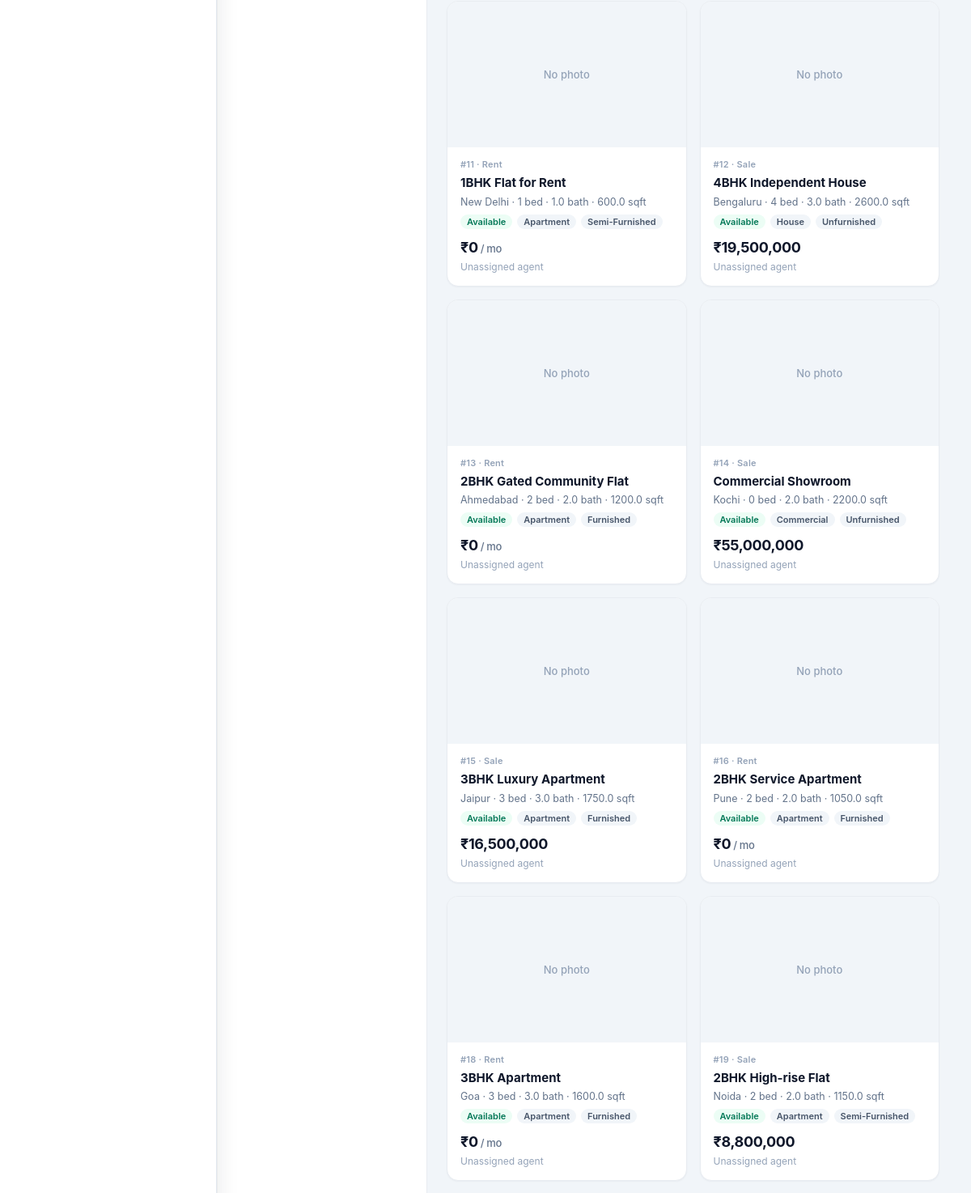
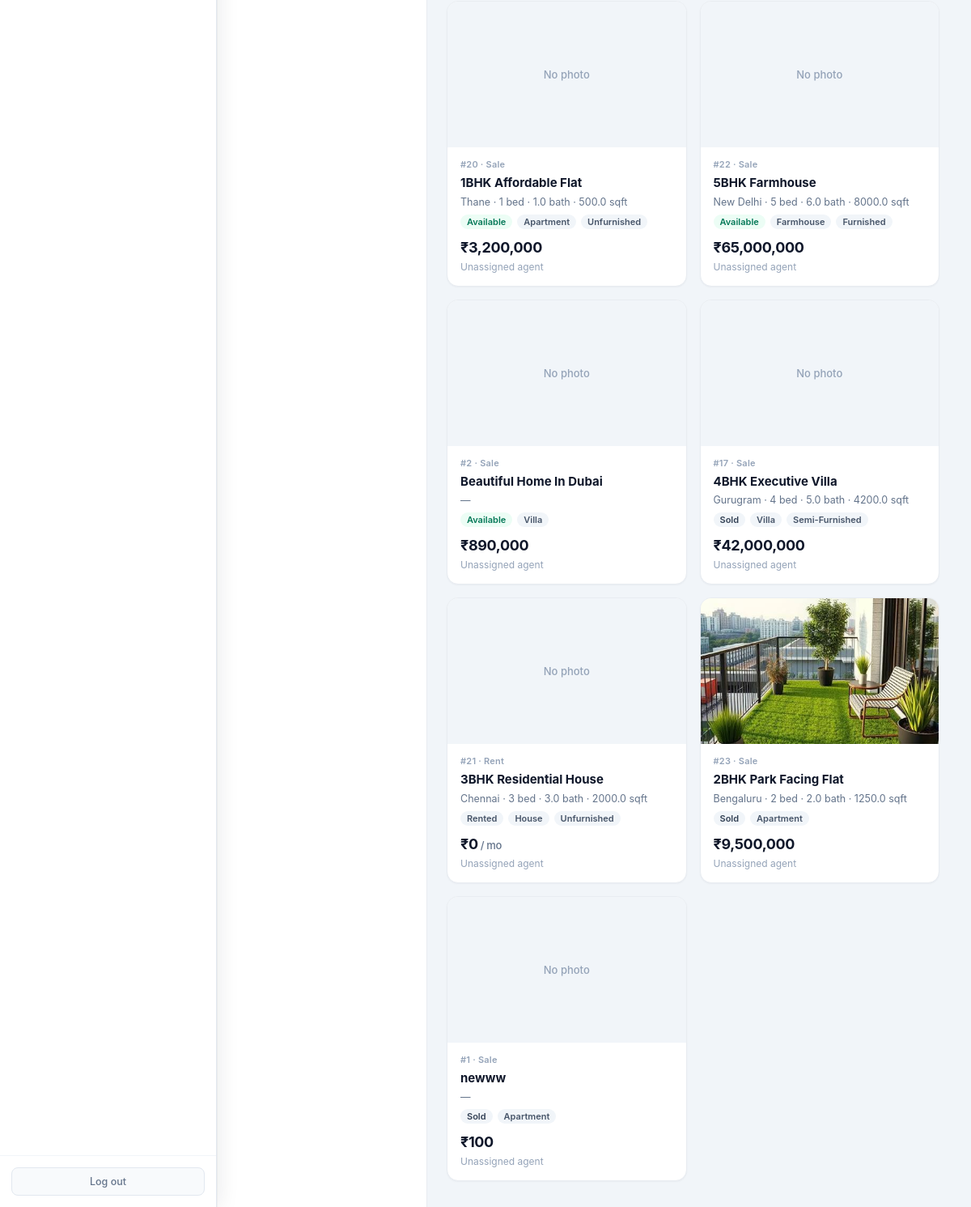
Page /admin/properties/display (signed in, lower part) on the earlier database version (2 pictures, top to bottom).
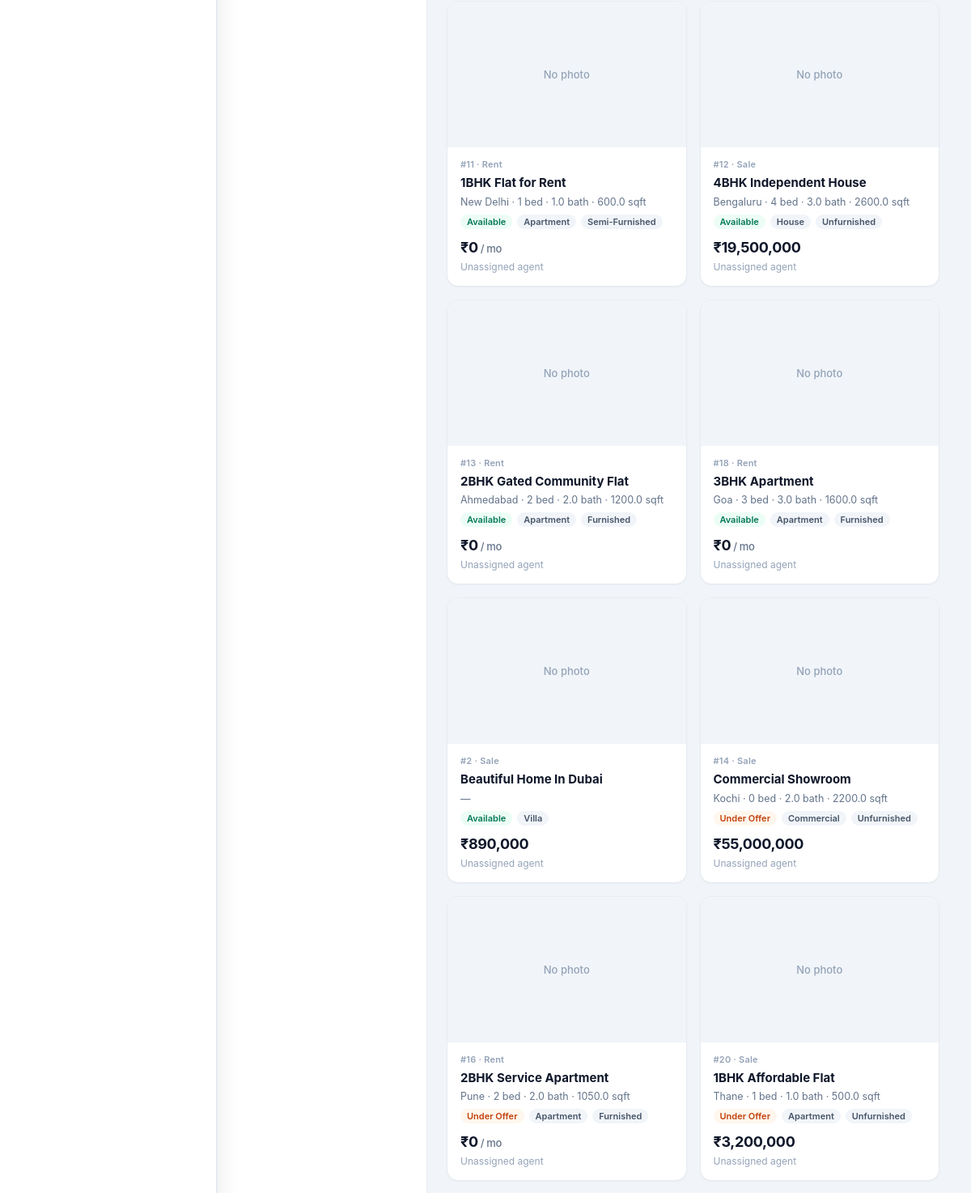
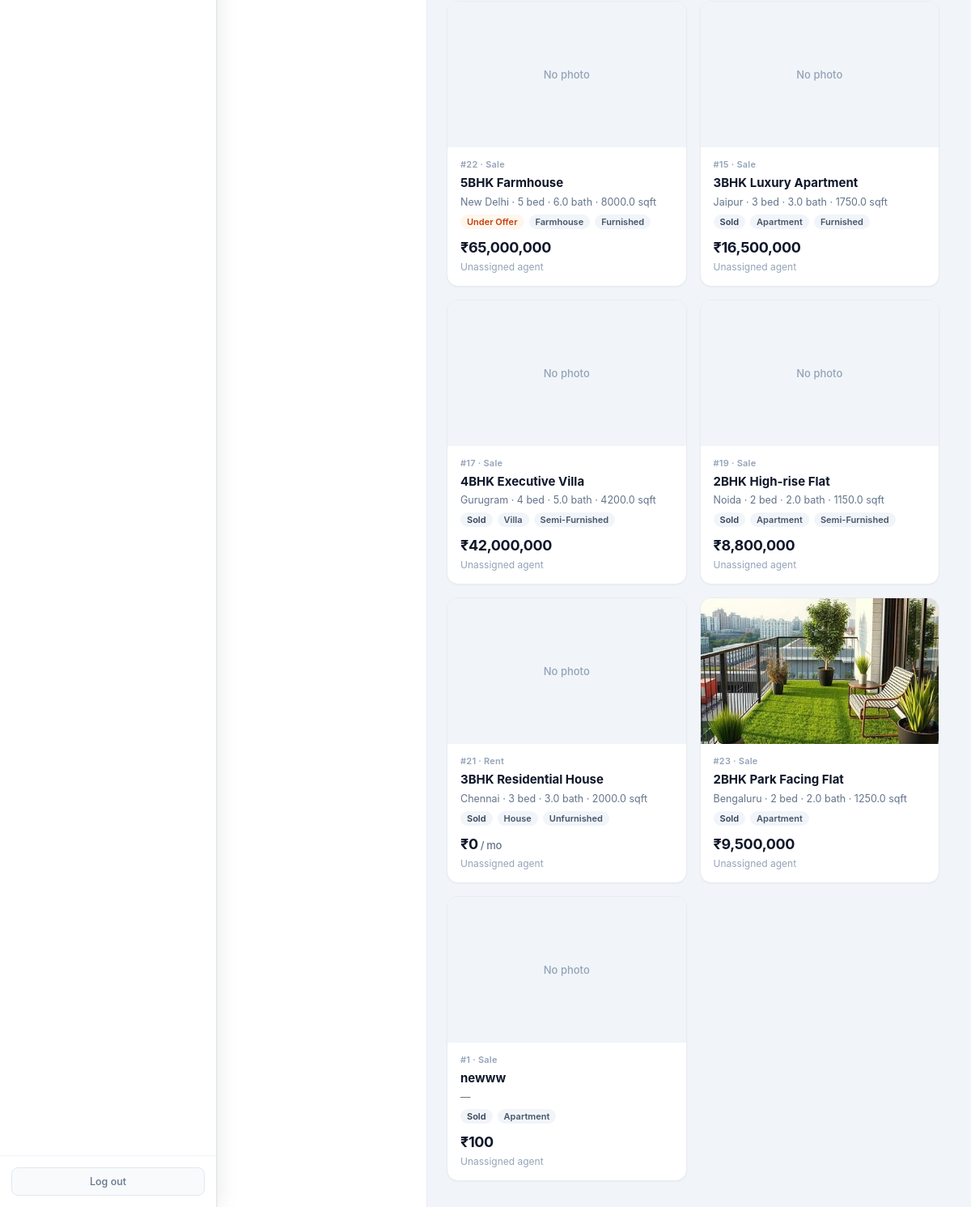
Same page on the later database version (2 pictures, top to bottom).
### tables this page shows
CREATE TABLE properties (
            id INTEGER PRIMARY KEY AUTOINCREMENT,
            title TEXT NOT NULL,
            description TEXT,
            price REAL NOT NULL,
            property_type TEXT NOT NULL,
            status TEXT DEFAULT 'available',
            address TEXT,
            city TEXT,
            state TEXT,
            zip_code TEXT,
            bedrooms INTEGER,
            bathrooms REAL,
            area_sqft REAL,
            agent_id INTEGER,
            created_at TIMESTAMP DEFAULT CURRENT_TIMESTAMP, category TEXT DEFAULT "sale", listing_type TEXT DEFAULT "sale", floor TEXT, carpet_area REAL, furnishing TEXT, parking TEXT, amenities TEXT, seller_name TEXT, seller_phone TEXT, monthly_rent REAL, security_deposit REAL, maintenance REAL, per_sqft REAL, latitude TEXT, longitude TEXT, photos TEXT, year_built TEXT, facing TEXT, videos TEXT,
            FOREIGN KEY (agent_id) REFERENCES users (id)
        );

CREATE TABLE settings (
            key TEXT PRIMARY KEY,
            value TEXT
        );

### routes/admin/properties.py (the view)
@admin.route('/admin/properties/display')
@login_required
@role_required('admin')
def admin_display_properties():
    db = get_db()
    migrate_db()
    q = request.args.get('q', '').strip()
    listing_type = request.args.get('listing_type', '').strip()
    prop_type = request.args.get('property_type', '').strip()
    city = request.args.get('city', '').strip()
    status = request.args.get('status', '').strip()
    beds = request.args.get('beds', '').strip()
    pmin = request.args.get('pmin', '').strip()
    pmax = request.args.get('pmax', '').strip()
    present = request.args.get('present', '').strip()
    queens = request.args.get('queens', '').strip()
    sort = request.args.get('sort', 'status').strip()
    density = request.args.get('density', 'comfortable').strip()
    sql = (
        "SELECT p.*, u.full_name as agent_name FROM properties p "
        "LEFT JOIN users u ON p.agent_id = u.id WHERE 1=1"
    )
    params = []
    if q:
        sql += " AND (p.title LIKE ? OR p.city LIKE ? OR p.address LIKE ? OR p.description LIKE ?)"
        params.extend(['%' + q + '%'] * 4)
    if listing_type in ('sale', 'rent'):
        sql += " AND p.listing_type = ?"
        params.append(listing_type)
    if prop_type:
        sql += " AND p.property_type = ?"
        params.append(prop_type)
    if city:
        sql += " AND p.city LIKE ?"
        params.append('%' + city + '%')
    if status in ('available', 'under_offer', 'sold', 'rented'):
        sql += " AND p.status = ?"
        params.append(status)
    if beds.isdigit():
        sql += " AND p.bedrooms >= ?"
        params.append(int(beds))
    if pmin:
        try:
            sql += " AND p.price >= ?"
            params.append(float(pmin))
        except ValueError:
            pass
    if pmax:
        try:
            sql += " AND p.price <= ?"
            params.append(float(pmax))
        except ValueError:
            pass
    order_map = {
        'price_asc': 'p.price ASC',
        'price_desc': 'p.price DESC',
        'newest': 'p.created_at DESC',
        'beds': 'p.bedrooms DESC',
        'status': "CASE p.status WHEN 'available' THEN 0 WHEN 'under_offer' THEN 1 ELSE 2 END, p.created_at DESC",
    }
    sql += " ORDER BY " + order_map.get(sort, order_map['status'])
    properties = db.execute(sql, params).fetchall()
    cities = [
        r[0] for r in db.execute(
            "SELECT DISTINCT city FROM properties WHERE city IS NOT NULL AND city != '' ORDER BY city"
        ).fetchall()
    ]
    currency = get_setting('currency', 'INR')
    filters = {
        'q': q, 'listing_type': listing_type, 'property_type': prop_type,
        'city': city, 'status': status, 'beds': beds, 'pmin': pmin, 'pmax': pmax,
        'sort': sort, 'density': density,
    }
    return render_template(
        'admin_display_properties.html',
        properties=properties,
        cities=cities,
        currency=currency,
        format_money=format_money,
        present=present,
        queens=queens,
        sort=sort,
        density=density,
        filters=filters,
    )

### core/db.py (called while the page is built)
def get_db():
    if 'db' not in g:
        g.db = sqlite3.connect(current_app.config['DATABASE'])
        g.db.row_factory = sqlite3.Row
    return g.db

### core/helpers.py (called while the page is built)
def login_required(f):
    @wraps(f)
    def decorated_function(*args, **kwargs):
        if 'user_id' not in session:
            flash('Please log in to access this page.', 'warning')
            return redirect(url_for('auth.login'))
        return f(*args, **kwargs)
    return decorated_function

def role_required(*roles):
    def decorator(f):
        @wraps(f)
        def decorated_function(*args, **kwargs):
            if 'user_id' not in session:
                flash('Please log in to access this page.', 'warning')
                return redirect(url_for('auth.login'))
            if session.get('role') not in roles:
                flash('You do not have permission to access this page.', 'danger')
                return redirect(url_for('auth.role_redirect'))
            return f(*args, **kwargs)
        return decorated_function
    return decorator

### templates/admin_display_properties.html (shortened to what this page needs)
<!DOCTYPE html>
<html lang="en">
<head>
    <link rel="stylesheet" href="{{ url_for('static', filename='css/admin.css') }}">
</head>
<body class="{% if present %}present-mode{% endif %} {% if queens %}queens-mode{% endif %} density-{{ density or 'comfortable' }}">
<div class="app-layout">
    {% set active = 'display_properties' %}
    {% include 'partials/admin_sidebar.html' %}
    <main class="main-content">
                {% set base = filters.copy() if filters is mapping else {} %}
        <div class="board-body">
            <aside class="filter-panel">
            </aside>
            <div class="display-main" id="displayMain">
                <div class="prop-grid">
                    {% for p in properties %}
                    {% set photos = (p.photos or '').split(',') if p.photos else [] %}
                    {% set cover = photos[0].strip() if photos and photos[0].strip() else none %}
                    <a href="{{ url_for('admin.admin_property_detail', prop_id=p.id) }}" class="prop-card">
                        {% if cover %}
                        <img class="card-img" src="{{ url_for('static', filename='uploads/properties/' + cover) }}" alt="{{ p.title }}" loading="lazy">
                        {% else %}
                        <div class="card-no-img">No photo</div>
                        {% endif %}
                        <div class="card-body">
                            <div class="card-id">#{{ p.id }} · {{ (p.listing_type or 'sale')|capitalize }}</div>
                            <div class="card-title">{{ p.title }}</div>
                            <div class="card-sub">
                                {{ p.city or '—' }}
                                {% if p.bedrooms is not none %} · {{ p.bedrooms }} bed{% endif %}
                                {% if p.bathrooms is not none %} · {{ p.bathrooms }} bath{% endif %}
                                {% if p.area_sqft %} · {{ p.area_sqft }} sqft{% endif %}
                            </div>
                            <div class="card-tags">
                                <span class="{{ p.status or 'available' }}">{{ (p.status or 'available')|replace('_',' ') }}</span>
                                <span>{{ p.property_type or '—' }}</span>
                                {% if p.furnishing %}<span>{{ p.furnishing }}</span>{% endif %}
                            </div>
                            <div class="card-price real-price">{{ format_money(p.price, currency) }}{% if p.listing_type == 'rent' %}<span style="font-size:13px;font-weight:500;color:#64748b"> / mo</span>{% endif %}</div>
                            <div class="card-agent">{{ p.agent_name or 'Unassigned agent' }}</div>
                        </div>
                    </a>
                    {% else %}
                    <div class="empty-display">
                        <p style="font-size:15px;font-weight:600;color:#0f172a;margin:0 0 6px">No properties match</p>
                        <p style="font-size:13px;margin:0">Adjust filters or clear them to show more inventory.</p>
                    </div>
                    {% endfor %}
                </div>
            </div>
        </div>
    </main>
</div>
</body>
</html>

Differences in the rows shown:
shown differently, row unchanged: properties "3BHK Apartment": moves up the list
shown differently, row unchanged: properties "Beautiful Home In Dubai": moves up the list
changed properties "Commercial Showroom": status "Available" → "Under Offer"
changed properties "2BHK Service Apartment": status "Available" → "Under Offer"
changed properties "1BHK Affordable Flat": status "Available" → "Under Offer"
changed properties "5BHK Farmhouse": status "Available" → "Under Offer"
changed properties "3BHK Luxury Apartment": status "Available" → "Sold"; moves down the list
changed properties "2BHK High-rise Flat": status "Available" → "Sold"; moves down the list
changed properties "3BHK Residential House": status "Rented" → "Sold"
